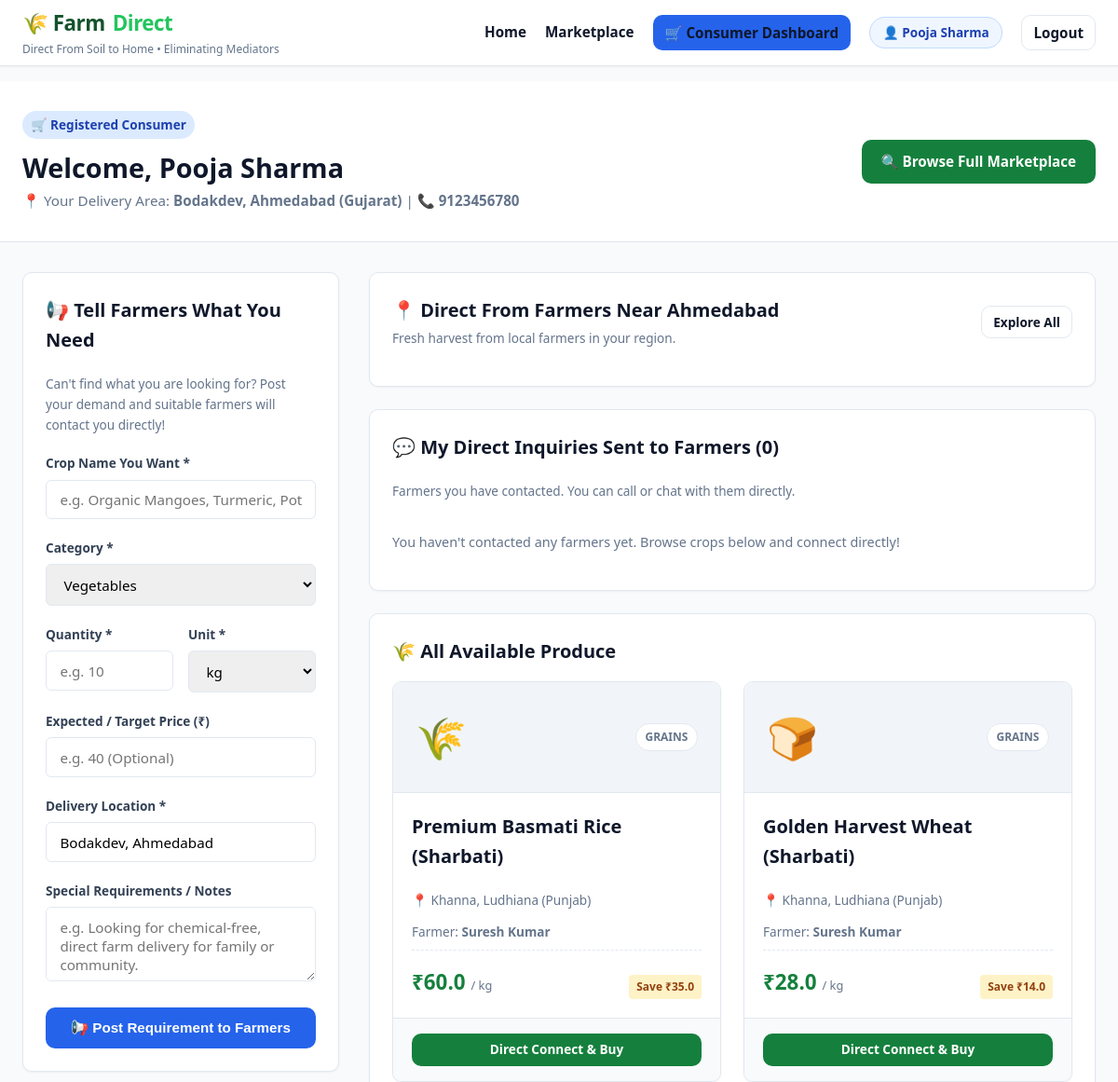
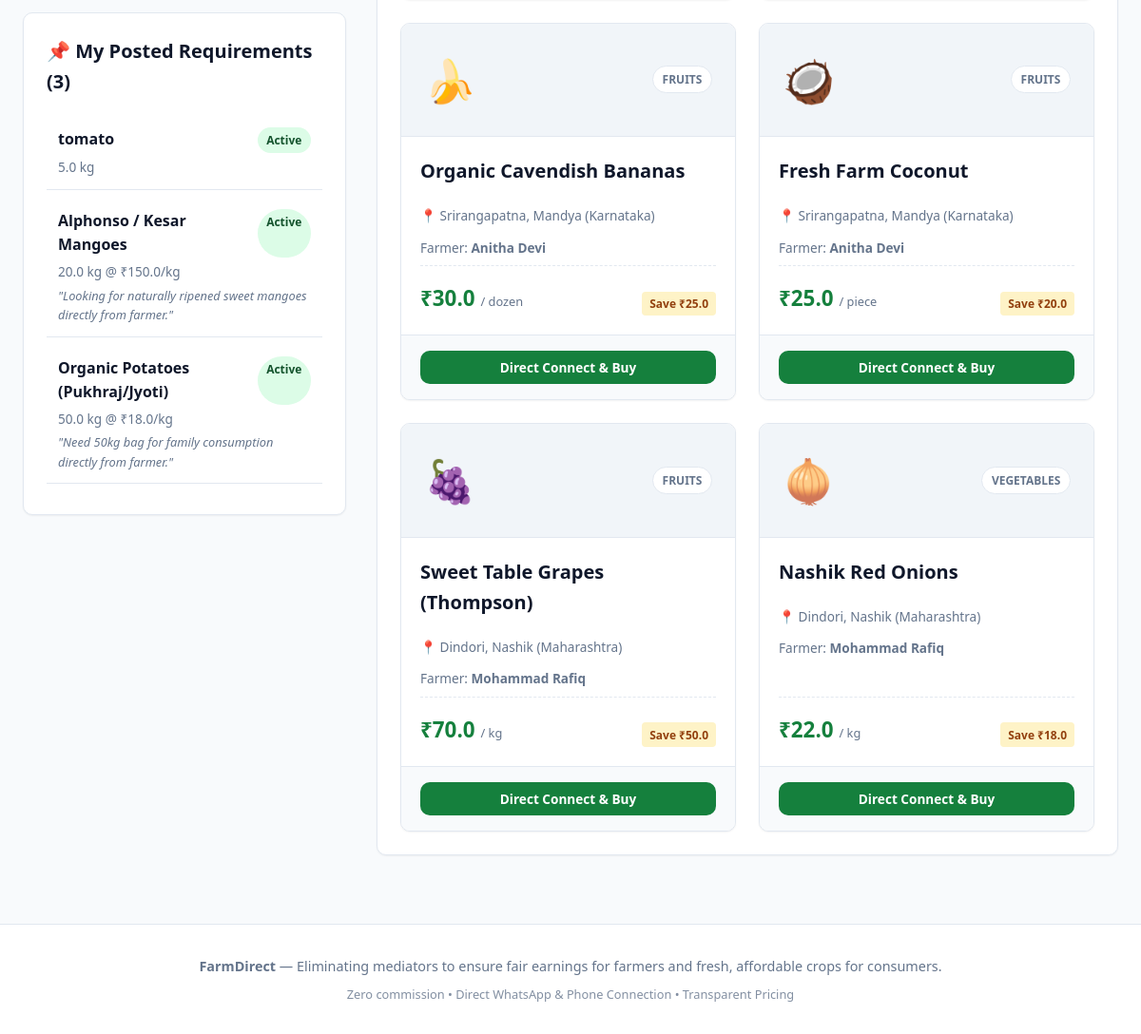
Screenshot of /consumer/dashboard (signed in) with the database file from the repository (2 pictures, top to bottom).
### tables this page shows
CREATE TABLE users (
        id INTEGER PRIMARY KEY AUTOINCREMENT,
        role TEXT NOT NULL CHECK(role IN ('farmer', 'consumer')),
        name TEXT NOT NULL,
        phone TEXT NOT NULL,
        email TEXT UNIQUE,
        password_hash TEXT NOT NULL,
        state TEXT,
        district TEXT,
        city_village TEXT NOT NULL,
        address TEXT,
        created_at TIMESTAMP DEFAULT CURRENT_TIMESTAMP
    );

CREATE TABLE demands (
        id INTEGER PRIMARY KEY AUTOINCREMENT,
        consumer_id INTEGER NOT NULL,
        crop_name TEXT NOT NULL,
        category TEXT NOT NULL,
        target_price REAL,
        quantity REAL NOT NULL,
        unit TEXT NOT NULL DEFAULT 'kg',
        location TEXT NOT NULL,
        notes TEXT,
        status TEXT NOT NULL DEFAULT 'active' CHECK(status IN ('active', 'fulfilled')),
        created_at TIMESTAMP DEFAULT CURRENT_TIMESTAMP,
        FOREIGN KEY (consumer_id) REFERENCES users (id) ON DELETE CASCADE
    );

CREATE TABLE crops (
        id INTEGER PRIMARY KEY AUTOINCREMENT,
        farmer_id INTEGER NOT NULL,
        crop_name TEXT NOT NULL,
        category TEXT NOT NULL,
        price REAL NOT NULL,
        unit TEXT NOT NULL DEFAULT 'kg',
        quantity REAL NOT NULL,
        harvest_date TEXT,
        description TEXT,
        image_emoji TEXT DEFAULT '🌾',
        location TEXT NOT NULL,
        estimated_market_price REAL,
        status TEXT NOT NULL DEFAULT 'available' CHECK(status IN ('available', 'sold_out')),
        created_at TIMESTAMP DEFAULT CURRENT_TIMESTAMP,
        FOREIGN KEY (farmer_id) REFERENCES users (id) ON DELETE CASCADE
    );

### app.py (the view)
@app.route('/consumer/dashboard')
def consumer_dashboard():
    if 'user_id' not in session or session.get('role') != 'consumer':
        flash("Please log in as a consumer to access your dashboard.", "error")
        return redirect(url_for('consumer_login'))
    consumer_id = session['user_id']
    consumer = db.get_user_by_id(consumer_id)
    my_demands = db.get_consumer_demands(consumer_id)
    my_inquiries = db.get_consumer_inquiries(consumer_id)
    local_crops = db.get_all_crops(location_query=consumer['district'] or consumer['city_village'])
    all_crops = db.get_all_crops()
    return render_template('consumer_dashboard.html',
                           consumer=consumer,
                           my_demands=my_demands,
                           my_inquiries=my_inquiries,
                           local_crops=local_crops,
                           all_crops=all_crops)

### app.py (called while the page is built)
@app.context_processor
def inject_user():
    user = None
    if 'user_id' in session:
        user = db.get_user_by_id(session['user_id'])
    return dict(current_user=user)

### database.py (called while the page is built)
def get_db_connection():
    conn = sqlite3.connect(DB_PATH)
    conn.row_factory = sqlite3.Row
    return conn

def get_user_by_id(user_id):
    conn = get_db_connection()
    user = conn.execute("SELECT * FROM users WHERE id = ?", (user_id,)).fetchone()
    conn.close()
    return user

def get_consumer_demands(consumer_id):
    conn = get_db_connection()
    demands = conn.execute("SELECT * FROM demands WHERE consumer_id = ? ORDER BY created_at DESC", (consumer_id,)).fetchall()
    conn.close()
    return demands

def get_consumer_inquiries(consumer_id):
    conn = get_db_connection()
    inquiries = conn.execute("""
        SELECT i.*, c.crop_name, c.price, c.unit, c.location as crop_location, u.name as farmer_name, u.phone as farmer_phone
        FROM inquiries i
        JOIN crops c ON i.crop_id = c.id
        JOIN users u ON i.farmer_id = u.id
        WHERE i.consumer_id = ?
        ORDER BY i.created_at DESC
    """, (consumer_id,)).fetchall()
    conn.close()
    return inquiries

### templates/consumer_dashboard.html (shortened to what this page needs)
{% extends "base.html" %}
{% block content %}
<div class="dashboard-header">
    <div class="container">
        <div class="dashboard-title-row">
            <div>
                <span class="badge" style="background: #dbeafe; color: #1e40af; font-size: 0.85rem; margin-bottom: 0.5rem;">🛒 Registered Consumer</span>
                <h1 style="font-size: 1.8rem; font-weight: 800;">Welcome, {{ consumer.name }}</h1>
                <p style="color: var(--text-muted); font-size: 0.95rem;">
                    📍 Your Delivery Area: <strong>{{ consumer.city_village }}, {{ consumer.district }} ({{ consumer.state }})</strong> | 📞 <strong>{{ consumer.phone }}</strong>
                </p>
            </div>
            <div>
                <a href="{{ url_for('marketplace') }}" class="btn btn-primary">🔍 Browse Full Marketplace</a>
            </div>
        </div>
    </div>
</div>
<div class="container">
    <div class="dashboard-grid">
        <div>
            <div class="dashboard-card">
                <h3>📢 Tell Farmers What You Need</h3>
                <p style="font-size: 0.85rem; color: var(--text-muted); margin-bottom: 1.25rem;">
                    Can't find what you are looking for? Post your demand and suitable farmers will contact you directly!
                </p>
                <form method="POST" action="{{ url_for('add_demand_post') }}">
                    <div class="form-group">
                        <label for="demand_crop">Crop Name You Want *</label>
                        <input type="text" id="demand_crop" name="crop_name" class="form-control" placeholder="e.g. Organic Mangoes, Turmeric, Potatoes" required>
                    </div>
                    <div class="form-group">
                        <label for="demand_category">Category *</label>
                        <select id="demand_category" name="category" class="form-control" required>
                            <option value="Vegetables">Vegetables</option>
                        </select>
                    </div>
                    <div class="form-row">
                        <div class="form-group">
                            <label for="demand_qty">Quantity *</label>
                            <input type="number" step="0.5" id="demand_qty" name="quantity" class="form-control" placeholder="e.g. 10" required>
                        </div>
                        <div class="form-group">
                            <label for="demand_unit">Unit *</label>
                            <select id="demand_unit" name="unit" class="form-control" required>
                                <option value="kg">kg</option>
                            </select>
                        </div>
                    </div>
                    <div class="form-group">
                        <label for="target_price">Expected / Target Price (₹)</label>
                        <input type="number" step="1" id="target_price" name="target_price" class="form-control" placeholder="e.g. 40 (Optional)">
                    </div>
                    <div class="form-group">
                        <label for="demand_loc">Delivery Location *</label>
                        <input type="text" id="demand_loc" name="location" class="form-control" value="{{ consumer.city_village }}, {{ consumer.district }}" required>
                    </div>
                    <div class="form-group">
                        <label for="notes">Special Requirements / Notes</label>
                        <textarea id="notes" name="notes" class="form-control" placeholder="e.g. Looking for chemical-free, direct farm delivery for family or community."></textarea>
                    </div>
                    <button type="submit" class="btn btn-consumer btn-block" style="padding: 0.75rem;">
                        📢 Post Requirement to Farmers
                    </button>
                </form>
            </div>
            <div class="dashboard-card">
                <h3>📌 My Posted Requirements ({{ my_demands|length }})</h3>
                {% if my_demands %}
                    {% for d in my_demands %}
                    <div style="padding: 0.75rem; border-bottom: 1px solid var(--border-color); margin-bottom: 0.5rem;">
                        <div style="display: flex; justify-content: space-between; font-weight: 700;">
                            <span>{{ d.crop_name }}</span>
                            <span class="badge badge-available">Active</span>
                        </div>
                        <div style="font-size: 0.85rem; color: var(--text-muted); margin-top: 0.25rem;">
                            {{ d.quantity }} {{ d.unit }} {% if d.target_price %}@ ₹{{ d.target_price }}/{{ d.unit }}{% endif %}
                        </div>
                        {% if d.notes %}
                        <div style="font-size: 0.8rem; color: #64748b; font-style: italic; margin-top: 0.25rem;">"{{ d.notes }}"</div>
                        {% endif %}
                    </div>
                    {% endfor %}
                {% else %}
                    <p style="font-size: 0.85rem; color: var(--text-muted);">You haven't posted any crop requirements yet.</p>
                {% endif %}
            </div>
        </div>
        <div>
            <div class="dashboard-card">
                <div style="display: flex; justify-content: space-between; align-items: center; margin-bottom: 1rem;">
                    <div>
                        <h3 style="margin-bottom: 0.2rem;">📍 Direct From Farmers Near {{ consumer.district or consumer.city_village }}</h3>
                        <p style="font-size: 0.85rem; color: var(--text-muted);">Fresh harvest from local farmers in your region.</p>
                    </div>
                    <a href="{{ url_for('marketplace') }}" class="btn btn-sm btn-secondary">Explore All</a>
                </div>
            </div>
            <div class="dashboard-card">
                <h3>💬 My Direct Inquiries Sent to Farmers ({{ my_inquiries|length }})</h3>
                <p style="font-size: 0.85rem; color: var(--text-muted); margin-bottom: 1rem;">
                    Farmers you have contacted. You can call or chat with them directly.
                </p>
                {% if my_inquiries %}
                <div class="table-responsive">
                    <table class="custom-table">
                        <thead>
                            <tr>
                                <th>Crop</th>
                                <th>Farmer Name</th>
                                <th>Farm Location</th>
                                <th>Price</th>
                                <th>Direct Contact</th>
                            </tr>
                        </thead>
                        <tbody>
                            {% for inq in my_inquiries %}
                            <tr>
                                <td><strong>{{ inq.crop_name }}</strong></td>
                                <td><strong>{{ inq.farmer_name }}</strong></td>
                                <td>{{ inq.crop_location }}</td>
                                <td>₹{{ inq.price }} / {{ inq.unit }}</td>
                                <td>
                                    <div style="display: flex; gap: 0.4rem;">
                                        <a href="tel:{{ inq.farmer_phone }}" class="btn btn-sm btn-secondary">📞 Call</a>
                                        <a href="https://wa.me/91{{ inq.farmer_phone }}?text=Hello%20{{ inq.farmer_name }},%20following%20up%20on%20my%20inquiry%20for%20{{ inq.crop_name }}."
                                           target="_blank" class="btn btn-sm btn-whatsapp">💬 WhatsApp</a>
                                    </div>
                                </td>
                            </tr>
                            {% endfor %}
                        </tbody>
                    </table>
                </div>
                {% else %}
                <p style="color: var(--text-muted); font-size: 0.9rem; padding: 1rem 0;">
                    You haven't contacted any farmers yet. Browse crops below and connect directly!
                </p>
                {% endif %}
            </div>
            <div class="dashboard-card">
                <h3 style="margin-bottom: 1rem;">🌾 All Available Produce</h3>
                <div class="crops-grid" style="margin-bottom: 0;">
                    {% for crop in all_crops %}
                    <div class="crop-card">
                        <div class="crop-card-header">
                            <span class="crop-emoji">{{ crop.image_emoji }}</span>
                            <span class="crop-category-badge">{{ crop.category }}</span>
                        </div>
                        <div class="crop-card-body">
                            <h3 class="crop-card-title">{{ crop.crop_name }}</h3>
                            <div class="crop-location">📍 {{ crop.location }}</div>
                            <div style="font-size: 0.85rem; color: var(--text-muted); margin-bottom: 0.5rem;">
                                Farmer: <strong>{{ crop.farmer_name }}</strong>
                            </div>
                            <div class="crop-pricing">
                                <div>
                                    <div class="direct-price">₹{{ crop.price }} <span>/ {{ crop.unit }}</span></div>
                                </div>
                                {% if crop.estimated_market_price and crop.estimated_market_price > crop.price %}
                                <div class="savings-pill">Save ₹{{ (crop.estimated_market_price - crop.price)|round }}</div>
                                {% endif %}
                            </div>
                        </div>
                        <div class="crop-card-footer">
                            <a href="{{ url_for('crop_detail', crop_id=crop.id) }}" class="btn btn-primary btn-sm btn-block">
                                Direct Connect & Buy
                            </a>
                        </div>
                    </div>
                    {% endfor %}
                </div>
            </div>
        </div>
    </div>
</div>
{% endblock %}

### templates/base.html (shortened to what this page needs)
<!DOCTYPE html>
<html lang="en">
<head>
    <link rel="stylesheet" href="{{ url_for('static', filename='css/style.css') }}">
</head>
<body>
    <nav class="navbar">
        <div class="container nav-content">
            <div>
                <a href="{{ url_for('index') }}" class="brand-logo">
                    🌾 Farm<span class="highlight">Direct</span>
                </a>
                <span class="brand-tagline">Direct From Soil to Home • Eliminating Mediators</span>
            </div>
            <ul class="nav-links">
                <li><a href="{{ url_for('index') }}">Home</a></li>
                <li><a href="{{ url_for('marketplace') }}">Marketplace</a></li>
                {% if session.get('user_id') %}
                    {% if session.get('role') == 'farmer' %}
                        <li><a href="{{ url_for('farmer_dashboard') }}" class="btn btn-sm btn-farmer">🌾 Farmer Dashboard</a></li>
                        <li><span class="user-badge farmer">👨‍🌾 {{ session.get('user_name') }}</span></li>
                    {% elif session.get('role') == 'consumer' %}
                        <li><a href="{{ url_for('consumer_dashboard') }}" class="btn btn-sm btn-consumer">🛒 Consumer Dashboard</a></li>
                        <li><span class="user-badge consumer">👤 {{ session.get('user_name') }}</span></li>
                    {% endif %}
                    <li><a href="{{ url_for('logout') }}" class="btn btn-sm btn-secondary">Logout</a></li>
                {% else %}
                    <li><a href="{{ url_for('farmer_login') }}" class="btn btn-sm btn-farmer">👨‍🌾 Farmer Login</a></li>
                    <li><a href="{{ url_for('consumer_login') }}" class="btn btn-sm btn-consumer">🛒 Consumer Login</a></li>
                {% endif %}
            </ul>
        </div>
    </nav>
    <div class="container flash-container">
    </div>
    <main>
        {% block content %}{% endblock %}
    </main>
    <footer>
        <div class="container">
            <p><strong>FarmDirect</strong> — Eliminating mediators to ensure fair earnings for farmers and fresh, affordable crops for consumers.</p>
            <p style="margin-top: 0.5rem; font-size: 0.8rem; opacity: 0.8;">Zero commission • Direct WhatsApp & Phone Connection • Transparent Pricing</p>
        </div>
    </footer>
</body>
</html>

### rows the page displays
users: get "Pooja Sharma", name "Pooja Sharma", city_village "Bodakdev", district "Ahmedabad", state "Gujarat", phone "9123456780", location "Bodakdev, Ahmedabad"
demands: crop_name "tomato", quantity "5.0", unit "kg"
demands: crop_name "Alphonso / Kesar Mangoes", quantity "20.0", unit "kg", target_price "150.0", notes "Looking for naturally ripened sweet mangoes directly from farmer."
demands: crop_name "Organic Potatoes (Pukhraj/Jyoti)", quantity "50.0", unit "kg", target_price "18.0", notes "Need 50kg bag for family consumption directly from farmer."
crops: image_emoji "🌾", category "GRAINS", crop_name "Premium Basmati Rice (Sharbati)", location "Khanna, Ludhiana (Punjab)", farmer_name "Suresh Kumar", price "60.0", unit "kg", (crop.estimated_market_price-crop.price)|round "35.0"
crops: image_emoji "🍞", category "GRAINS", crop_name "Golden Harvest Wheat (Sharbati)", location "Khanna, Ludhiana (Punjab)", farmer_name "Suresh Kumar", price "28.0", unit "kg", (crop.estimated_market_price-crop.price)|round "14.0"
crops: image_emoji "🍌", category "FRUITS", crop_name "Organic Cavendish Bananas", location "Srirangapatna, Mandya (Karnataka)", farmer_name "Anitha Devi", price "30.0", unit "dozen", (crop.estimated_market_price-crop.price)|round "25.0"
crops: image_emoji "🥥", category "FRUITS", crop_name "Fresh Farm Coconut", location "Srirangapatna, Mandya (Karnataka)", farmer_name "Anitha Devi", price "25.0", unit "piece", (crop.estimated_market_price-crop.price)|round "20.0"
crops: image_emoji "🍇", category "FRUITS", crop_name "Sweet Table Grapes (Thompson)", location "Dindori, Nashik (Maharashtra)", farmer_name "Mohammad Rafiq", price "70.0", unit "kg", (crop.estimated_market_price-crop.price)|round "50.0"
crops: image_emoji "🧅", category "VEGETABLES", crop_name "Nashik Red Onions", location "Dindori, Nashik (Maharashtra)", farmer_name "Mohammad Rafiq", price "22.0", unit "kg", (crop.estimated_market_price-crop.price)|round "18.0"

### other values shown
{{ my_demands|length }} "3"
{{ my_inquiries|length }} "0"
